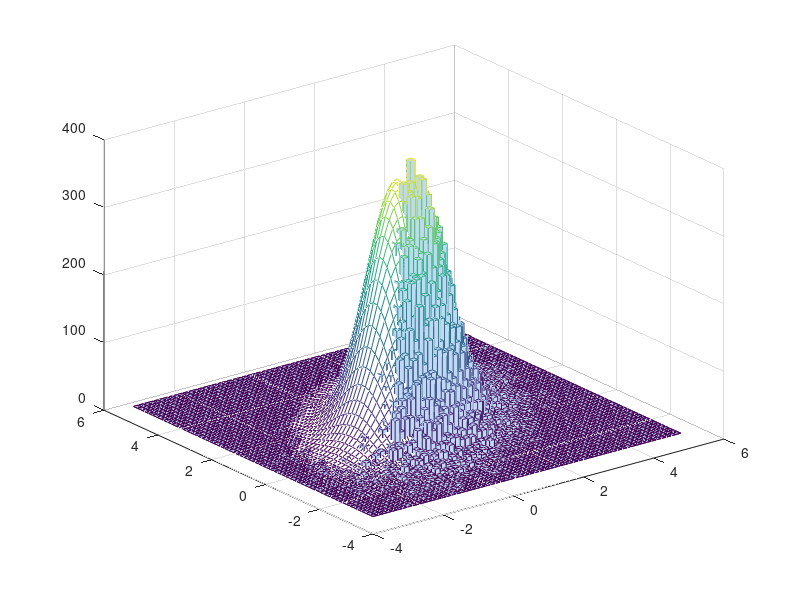

MATLAB code for this plot:
% this script shows how the empirical distribution converges to the tre
% distribution as the number of simulations/observations increases (Glivenko-Cantelli)
% see "Risk and Asset Allocation"-Springer (2005), by A. Meucci

%%%%%%%%%%%%%%%%%%%%%%%%%%%%%%%%%%%%%%%%%%%%%%%%%%%%%%%%%%%%%%%%%%%%%%%%%%%%%%%%%%%%%%%%%%%%%%%%%%%%%%%%%%%%%%%%%%
% clean up workspace
clear; close all;  clc;

%%%%%%%%%%%%%%%%%%%%%%%%%%%%%%%%%%%%%%%%%%%%%%%%%%%%%%%%%%%%%%%%%%%%%%%%%%%%%%%%%%%%%%%%%%%%%%%%%%%%%%%%%%%%%%%%%%
% generate i.i.d. data (e.g. normal)
T=100000; % length of sample
Mu=[1 1];
Sigma=[1 .5; .5 1];
X=mvnrnd(Mu,Sigma,T);

%%%%%%%%%%%%%%%%%%%%%%%%%%%%%%%%%%%%%%%%%%%%%%%%%%%%%%%%%%%%%%%%%%%%%%%%%%%%%%%%%%%%%%%%%%%%%%%%%%%%%%%%%%%%%%%%%%



figure

% plot histogram
NBins =round(sqrt(T)/5);
[N,Ds]=hist3(X,[NBins NBins]); % compute bin width
hist3(X,[NBins NBins]) % plot histogram

% plot (rescaled) limit pdf
hold on
Ds_a=Ds{1}';  % x1-coordinates of bin centers
Ds_b=Ds{2}';  % x2-coordinates of bin centers
D_a=Ds_a(2)-Ds_a(1); % bin width on x1-coordinate
D_b=Ds_b(2)-Ds_b(1); % bin width on x2-coordinate
for i=1:length(Ds_a)
    for j=1:length(Ds_b)
        x_1=Ds_a(i);
        x_2=Ds_b(j);
        f_limit(i,j) = mvnpdf([x_1 x_2],Mu,Sigma);

    end
end
[X_1,X_2]=meshgrid(Ds_a,Ds_b);
mesh(X_1,X_2,T*D_a*D_b*f_limit);